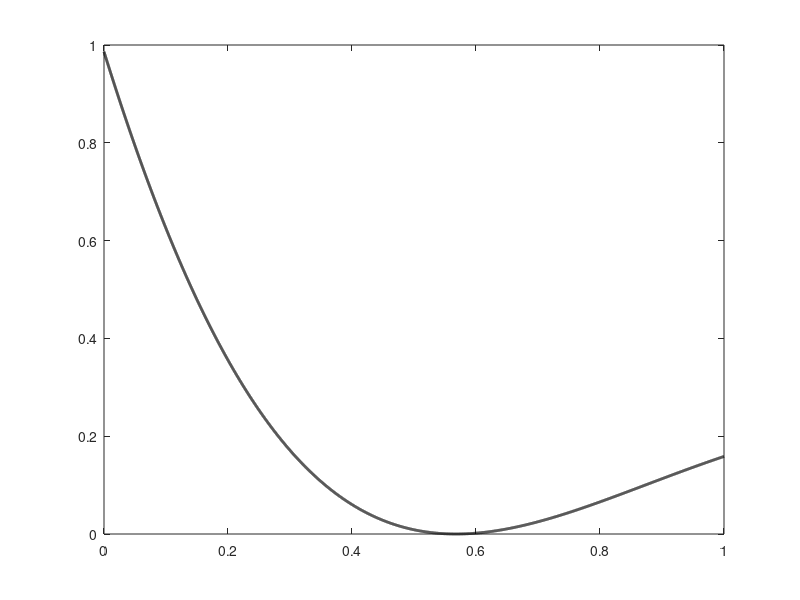
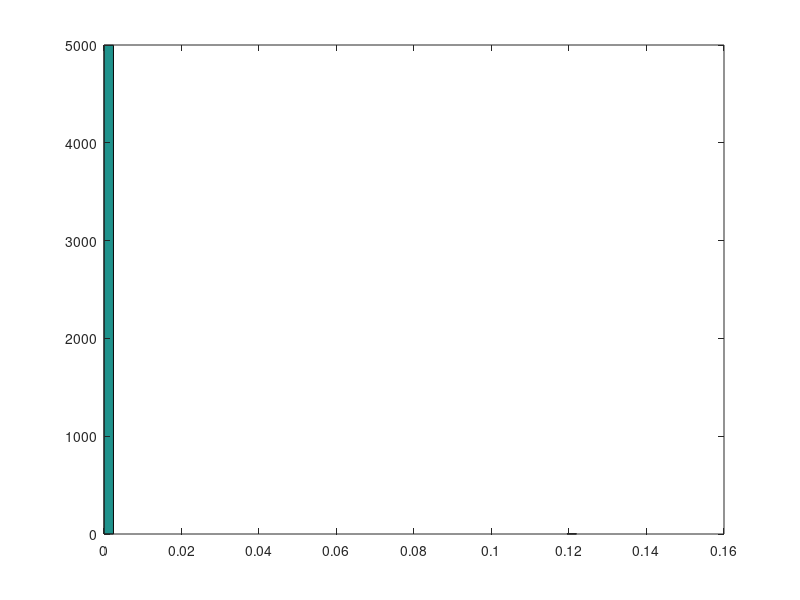
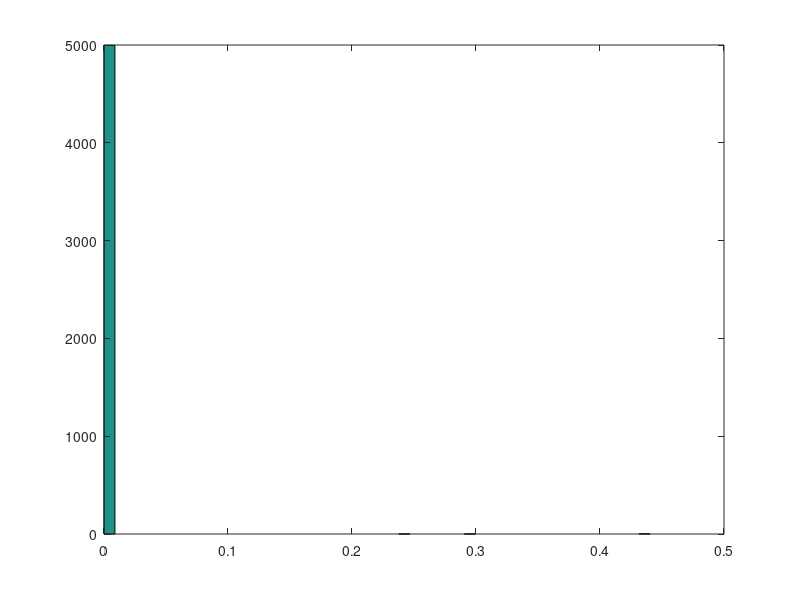

Recreate these plots in MATLAB, in order.
%%%%%%%%%%%%%%%%%%%%%%%%%%%%%%%%%%%%%%%%%%%%%%%%%%%%%%%%%%%%%%%%%%%%
% Nome: Caio Vinicius Dadauto          Exercício de programa 4      
% Nusp: 7994808                                                     
% Curso: Laboratorio de Programacao e Simulacao                     
% Turma: Noturno                                                    
%%%%%%%%%%%%%%%%%%%%%%%%%%%%%%%%%%%%%%%%%%%%%%%%%%%%%%%%%%%%%%%%%%%%

#!/usr/bin/octave -qf

1;
ignore_function_time_stamp("all");
clear all;

%Funcao definida no EP
function y = ep(t)
    a = 1.97994808;
    b = 0.88084997;
    for i = 1:length(t)
        y(i) = 0.25*(2^(a*(1-t(i))))*(1 - sin(b*pi*t(i)));
    endfor
endfunction

%Metropolis Hastings com nucleo normal
function [x1,a] = MHstepn(x0, sig)
    xp = rem(abs(normrnd(x0, sig)), 1);     %Determina candidato
    accprob = ep(xp)/ep(x0);                %Probabilidade de aceitacao
    u = rem(abs(normrnd(0, sig)), 1);
    if u <= min(1, accprob)                 %Condicao de aceite
        x1 = xp; 
        a = 1;
    else
        x1 = x0;
        a = 0;
    endif
endfunction

%Metropolis Hastings com nucleo uniforme - 0.5
function [x1,a] = MHstepu(x0)
    uniform = unifrnd(0, 1);
    xp = rem(abs(uniform - 0.5), 1);        %Determina candidato
    accprob = ep(xp)/ep(x0);                %Probabilidade de aceitacao
    u = normrnd(0, 1);
    if u <= min(1, accprob)                 %Condicao de aceite
        x1 = xp; 
        a = 1;
    else
        x1 = x0;
        a = 0;
    endif
endfunction

%%               %%
%   PARTE A e B   %
%%               %%
n    = 5000;          
xn   = 0;               %Ponto inicial normal
xu   = 0;               %Ponto inicial uniforme
Xn   = zeros(1,n);      %Vetor para armazenar os pontos determinados pelo MH normal
Xu   = zeros(1,n);      %Vetor para armazenar os pontos determinados pelo MH uniforme
t    = 0:0.0001:1;
sig  = 1;               %Sigma da gaussiana
accn = [0 0];           %Vetor para determinar o ratio de aceitacao (normal)
accu = [0 0];           %Vetor para determinar o ratio de aceitacao (uniforme)
xn   = 0;
xu   = 0;

n  = input("Entre com o valor de iteracoes a serem realizadas: ");
printf('\n\n');

for i = 1:n
    [xn,an] = MHstepn(xn,sig);
    [xu,au] = MHstepu(xu);
    accn   = accn + [an 1.0];
    accu   = accu + [au 1.0];
    Xn(i)  = xn;
    Xu(i)  = xu;
endfor

%Plota figuras
figure;
plot(t, ep(t), "linewidth", 2, "color", 'k');
hold off;
figure;
hist(Xn, 50);
figure;
hist(Xu, 50);

In = sum(Xn)/n;
Iu = sum(Xu)/n;
printf('------------------> Funcao definida no EP <----------------------\n');
printf('MH normal:\n\tValor -> %f\n\tErro -> %f%%\n\tRatio de aceite -> %f\n\n', 
    In, 100*abs((In - 0.196064)/0.196064), accn(1)/accn(2));
printf('MH uniforme:\n\tValor -> %f\n\tErro -> %f%%\n\tRatio de aceite -> %f\n\n',
    Iu, 100*abs((Iu - 0.196064)/0.196064), accu(1)/accu(2));

%%               %%
%     PARTE C     %
%%               %%
In = sum(sin(Xn))/n;
printf('-------------------> Funcao g(x) * sen(x) <----------------------\n')
printf('MH normal:\n\tValor -> %f\n\tErro -> %f%%\n\n', In, 100*abs((In - 0.196064)/0.196064));

%%               %%
%     PARTE D     %
%%               %%
s = 0;
I = 0;

printf('-----------------> Funcao r(h(x), s) * g(x)<---------------------\nMH normal:\n');
while s < 1
    for i = 1:n
        h = sin(Xn(i));
        if h >= s
            I += h;
        endif
    endfor
    I /= n;
    printf('s = %f:\n\tValor -> %f\n\tErro -> %f%%\n',
       s, I, 100*abs((I - 0.196064)/0.196064));
    s += 0.1;
endwhile
